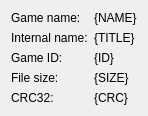
<?xml version="1.0" encoding="UTF-8"?>
<ui version="4.0">
 <class>ROMInfo</class>
 <widget class="QDialog" name="ROMInfo">
  <property name="geometry">
   <rect>
    <x>0</x>
    <y>0</y>
    <width>236</width>
    <height>146</height>
   </rect>
  </property>
  <property name="windowTitle">
   <string>ROM Info</string>
  </property>
  <layout class="QFormLayout" name="formLayout">
   <property name="sizeConstraint">
    <enum>QLayout::SetFixedSize</enum>
   </property>
   <property name="fieldGrowthPolicy">
    <enum>QFormLayout::FieldsStayAtSizeHint</enum>
   </property>
   <item row="0" column="0">
    <widget class="QLabel" name="label_5">
     <property name="text">
      <string>Game name:</string>
     </property>
    </widget>
   </item>
   <item row="0" column="1">
    <widget class="QLabel" name="name">
     <property name="text">
      <string>{NAME}</string>
     </property>
     <property name="wordWrap">
      <bool>true</bool>
     </property>
     <property name="textInteractionFlags">
      <set>Qt::LinksAccessibleByMouse|Qt::TextSelectableByMouse</set>
     </property>
    </widget>
   </item>
   <item row="1" column="0">
    <widget class="QLabel" name="label">
     <property name="text">
      <string>Internal name:</string>
     </property>
    </widget>
   </item>
   <item row="1" column="1">
    <widget class="QLabel" name="title">
     <property name="text">
      <string>{TITLE}</string>
     </property>
     <property name="textInteractionFlags">
      <set>Qt::LinksAccessibleByMouse|Qt::TextSelectableByMouse</set>
     </property>
    </widget>
   </item>
   <item row="2" column="0">
    <widget class="QLabel" name="label_2">
     <property name="text">
      <string>Game ID:</string>
     </property>
    </widget>
   </item>
   <item row="2" column="1">
    <widget class="QLabel" name="id">
     <property name="text">
      <string>{ID}</string>
     </property>
     <property name="textInteractionFlags">
      <set>Qt::LinksAccessibleByMouse|Qt::TextSelectableByMouse</set>
     </property>
    </widget>
   </item>
   <item row="3" column="0">
    <widget class="QLabel" name="label_3">
     <property name="text">
      <string>File size:</string>
     </property>
    </widget>
   </item>
   <item row="3" column="1">
    <widget class="QLabel" name="size">
     <property name="text">
      <string>{SIZE}</string>
     </property>
     <property name="textInteractionFlags">
      <set>Qt::LinksAccessibleByMouse|Qt::TextSelectableByMouse</set>
     </property>
    </widget>
   </item>
   <item row="4" column="0">
    <widget class="QLabel" name="label_4">
     <property name="text">
      <string>CRC32:</string>
     </property>
    </widget>
   </item>
   <item row="4" column="1">
    <widget class="QLabel" name="crc">
     <property name="text">
      <string>{CRC}</string>
     </property>
     <property name="textInteractionFlags">
      <set>Qt::LinksAccessibleByMouse|Qt::TextSelectableByMouse</set>
     </property>
    </widget>
   </item>
  </layout>
 </widget>
 <resources/>
 <connections/>
</ui>
